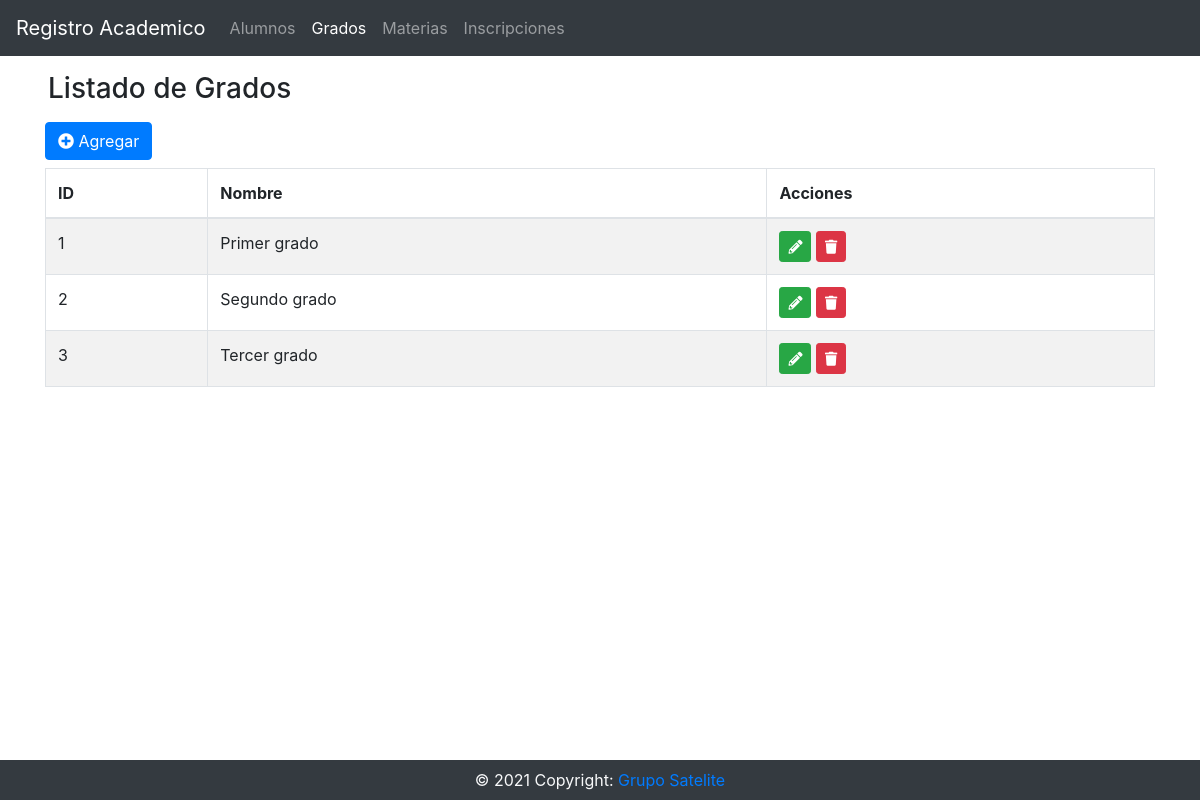
The app's page /index.php/grado with its own data.
### tables this page shows
CREATE TABLE `grd_grado` (
    grd_id INTEGER(10) NOT NULL PRIMARY KEY AUTO_INCREMENT,
    grd_nombre VARCHAR(100) NOT NULL
);

### application/controllers/Grado.php (called while the page is built, shortened)
<?php
class Grado extends CI_Controller
{
    public function __construct()
    {
        $this->load->model('grado_model');
    }
    public function index()
    {
        $data['title'] = "Listado de Grados";
        $data['op'] = "G";
        $data['grados'] = $this->grado_model->getAll();
        $this->load->view('templates/header', $data);
        $this->load->view('grado/index', $data);
        $this->load->view('templates/footer');
    }
}

### index.php (called while the page is built, shortened)
<?php
require_once BASEPATH.'core/CodeIgniter.php';

### application/models/Grado_model.php (called while the page is built, shortened)
<?php
class Grado_model extends CI_Model
{
    public function getAll()
    {
        $query = $this->db->get('grd_grado');
        return $query->result_array();
    }
}

### application/views/grado/index.php (the view, shortened to what this page needs)
<div class="container">
    <a href="http://localhost/escuela/index.php/grado/create" class="btn btn-primary mb-2">
        <i class="fas fa-plus-circle"></i> Agregar
    </a>
    <table class="table table-bordered table-striped">
        <thead>
            <th>ID</th>
            <th>Nombre</th>
            <th>Acciones</th>
        </thead>
        <tbody>
            <?php foreach($grados as $grado): ?>
                <tr>
                    <td><?= $grado['grd_id'] ?></td>
                    <td><?= $grado['grd_nombre'] ?></td>
                    <td>
                        <a href="<?= 'http://localhost/escuela/index.php/grado/edit/'.$grado['grd_id'] ?>" class="btn btn-sm btn-success">
                            <span><i class="fas fa-pencil-alt"></i></span>
                        </a>
                        <button onclick="eliminarGrado('<?= $grado['grd_id'] ?>', '<?= $grado['grd_nombre'] ?>')"" class="btn btn-sm btn-danger">
                            <span><i class="fas fa-trash"></i></span>
                        </button>
                    </td>
                </tr>
            <?php endforeach; ?>
        </tbody>
    </table>
</div>

### application/views/templates/header.php (style rules this page uses)
body { margin-bottom:50px; }

### records on screen
grd_grado: grd_id "1", grd_nombre "Primer grado"
grd_grado: grd_id "2", grd_nombre "Segundo grado"
grd_grado: grd_id "3", grd_nombre "Tercer grado"

### other values on screen
$title "Listado de Grados"
